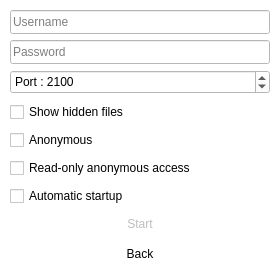
<?xml version="1.0" encoding="UTF-8"?>
<ui version="4.0">
 <class>nFtpControl</class>
 <widget class="QSplitter" name="nFtpControl">
  <property name="geometry">
   <rect>
    <x>0</x>
    <y>0</y>
    <width>280</width>
    <height>280</height>
   </rect>
  </property>
  <property name="windowTitle">
   <string>Ftp Server Controller</string>
  </property>
  <property name="toolTip">
   <string>Ftp Server Controller</string>
  </property>
  <property name="statusTip">
   <string>Ftp Server Controller</string>
  </property>
  <property name="whatsThis">
   <string>Ftp Server Controller</string>
  </property>
  <property name="styleSheet">
   <string notr="true">background-color: rgb(255, 255, 255);</string>
  </property>
  <property name="orientation">
   <enum>Qt::Horizontal</enum>
  </property>
  <widget class="QStackedWidget" name="Stacked">
   <widget class="QWidget" name="Security">
    <widget class="QLineEdit" name="Username">
     <property name="geometry">
      <rect>
       <x>10</x>
       <y>10</y>
       <width>260</width>
       <height>24</height>
      </rect>
     </property>
     <property name="placeholderText">
      <string>Username</string>
     </property>
    </widget>
    <widget class="QLineEdit" name="Password">
     <property name="geometry">
      <rect>
       <x>10</x>
       <y>40</y>
       <width>260</width>
       <height>24</height>
      </rect>
     </property>
     <property name="echoMode">
      <enum>QLineEdit::Password</enum>
     </property>
     <property name="placeholderText">
      <string>Password</string>
     </property>
    </widget>
    <widget class="QCheckBox" name="Hidden">
     <property name="geometry">
      <rect>
       <x>10</x>
       <y>100</y>
       <width>260</width>
       <height>24</height>
      </rect>
     </property>
     <property name="text">
      <string>Show hidden files</string>
     </property>
     <property name="checked">
      <bool>false</bool>
     </property>
    </widget>
    <widget class="QCheckBox" name="Anonymous">
     <property name="geometry">
      <rect>
       <x>10</x>
       <y>128</y>
       <width>260</width>
       <height>24</height>
      </rect>
     </property>
     <property name="text">
      <string>Anonymous</string>
     </property>
    </widget>
    <widget class="QCheckBox" name="ReadOnly">
     <property name="geometry">
      <rect>
       <x>10</x>
       <y>156</y>
       <width>260</width>
       <height>24</height>
      </rect>
     </property>
     <property name="text">
      <string>Read-only anonymous access</string>
     </property>
    </widget>
    <widget class="QPushButton" name="Start">
     <property name="enabled">
      <bool>false</bool>
     </property>
     <property name="geometry">
      <rect>
       <x>10</x>
       <y>210</y>
       <width>260</width>
       <height>28</height>
      </rect>
     </property>
     <property name="text">
      <string>Start</string>
     </property>
     <property name="icon">
      <iconset>
       <normaloff>:/images/yes.png</normaloff>
       <activeoff>:/images/yes.png</activeoff>:/images/yes.png</iconset>
     </property>
     <property name="checkable">
      <bool>true</bool>
     </property>
     <property name="default">
      <bool>false</bool>
     </property>
     <property name="flat">
      <bool>true</bool>
     </property>
    </widget>
    <widget class="QPushButton" name="Back">
     <property name="geometry">
      <rect>
       <x>10</x>
       <y>240</y>
       <width>260</width>
       <height>28</height>
      </rect>
     </property>
     <property name="text">
      <string>Back</string>
     </property>
     <property name="icon">
      <iconset>
       <normaloff>:/images/projectup.png</normaloff>:/images/projectup.png</iconset>
     </property>
     <property name="flat">
      <bool>true</bool>
     </property>
    </widget>
    <widget class="QSpinBox" name="Port">
     <property name="geometry">
      <rect>
       <x>10</x>
       <y>70</y>
       <width>260</width>
       <height>24</height>
      </rect>
     </property>
     <property name="alignment">
      <set>Qt::AlignLeading|Qt::AlignLeft|Qt::AlignVCenter</set>
     </property>
     <property name="prefix">
      <string>Port : </string>
     </property>
     <property name="minimum">
      <number>1</number>
     </property>
     <property name="maximum">
      <number>65535</number>
     </property>
     <property name="value">
      <number>2100</number>
     </property>
    </widget>
    <widget class="QCheckBox" name="Startup">
     <property name="geometry">
      <rect>
       <x>10</x>
       <y>184</y>
       <width>260</width>
       <height>24</height>
      </rect>
     </property>
     <property name="text">
      <string>Automatic startup</string>
     </property>
    </widget>
   </widget>
   <widget class="QWidget" name="Folders">
    <widget class="QTableWidget" name="sharedFolders">
     <property name="geometry">
      <rect>
       <x>10</x>
       <y>40</y>
       <width>260</width>
       <height>190</height>
      </rect>
     </property>
     <property name="selectionMode">
      <enum>QAbstractItemView::SingleSelection</enum>
     </property>
     <property name="selectionBehavior">
      <enum>QAbstractItemView::SelectRows</enum>
     </property>
     <attribute name="horizontalHeaderStretchLastSection">
      <bool>true</bool>
     </attribute>
     <column>
      <property name="text">
       <string>Name</string>
      </property>
     </column>
     <column>
      <property name="text">
       <string>Write access</string>
      </property>
     </column>
     <column>
      <property name="text">
       <string>Path</string>
      </property>
     </column>
    </widget>
    <widget class="QLabel" name="label">
     <property name="geometry">
      <rect>
       <x>10</x>
       <y>10</y>
       <width>260</width>
       <height>24</height>
      </rect>
     </property>
     <property name="text">
      <string>Shared folders:</string>
     </property>
    </widget>
    <widget class="QPushButton" name="bAdd">
     <property name="geometry">
      <rect>
       <x>10</x>
       <y>240</y>
       <width>126</width>
       <height>29</height>
      </rect>
     </property>
     <property name="text">
      <string>Add</string>
     </property>
     <property name="icon">
      <iconset>
       <normaloff>:/icons/list-add.png</normaloff>:/icons/list-add.png</iconset>
     </property>
    </widget>
    <widget class="QPushButton" name="bRemove">
     <property name="geometry">
      <rect>
       <x>144</x>
       <y>240</y>
       <width>126</width>
       <height>29</height>
      </rect>
     </property>
     <property name="text">
      <string>Remove</string>
     </property>
     <property name="icon">
      <iconset>
       <normaloff>:/icons/list-remove.png</normaloff>:/icons/list-remove.png</iconset>
     </property>
    </widget>
   </widget>
   <widget class="QTableWidget" name="Connections">
    <property name="columnCount">
     <number>3</number>
    </property>
    <column/>
    <column/>
    <column/>
   </widget>
   <widget class="QWidget" name="Stats">
    <widget class="QGraphicsView" name="chart">
     <property name="geometry">
      <rect>
       <x>10</x>
       <y>170</y>
       <width>260</width>
       <height>100</height>
      </rect>
     </property>
     <property name="verticalScrollBarPolicy">
      <enum>Qt::ScrollBarAlwaysOff</enum>
     </property>
     <property name="horizontalScrollBarPolicy">
      <enum>Qt::ScrollBarAlwaysOff</enum>
     </property>
     <property name="interactive">
      <bool>false</bool>
     </property>
     <property name="alignment">
      <set>Qt::AlignBottom|Qt::AlignLeading|Qt::AlignLeft</set>
     </property>
     <property name="renderHints">
      <set>QPainter::Antialiasing|QPainter::TextAntialiasing</set>
     </property>
    </widget>
    <widget class="QTableWidget" name="stats">
     <property name="geometry">
      <rect>
       <x>10</x>
       <y>10</y>
       <width>260</width>
       <height>150</height>
      </rect>
     </property>
     <property name="maximumSize">
      <size>
       <width>16777215</width>
       <height>150</height>
      </size>
     </property>
     <property name="editTriggers">
      <set>QAbstractItemView::NoEditTriggers</set>
     </property>
     <property name="selectionMode">
      <enum>QAbstractItemView::SingleSelection</enum>
     </property>
     <property name="selectionBehavior">
      <enum>QAbstractItemView::SelectRows</enum>
     </property>
     <attribute name="horizontalHeaderVisible">
      <bool>false</bool>
     </attribute>
     <attribute name="horizontalHeaderDefaultSectionSize">
      <number>300</number>
     </attribute>
     <attribute name="horizontalHeaderStretchLastSection">
      <bool>true</bool>
     </attribute>
     <attribute name="verticalHeaderDefaultSectionSize">
      <number>28</number>
     </attribute>
     <row>
      <property name="text">
       <string>Total sent</string>
      </property>
     </row>
     <row>
      <property name="text">
       <string>Total received</string>
      </property>
     </row>
     <row>
      <property name="text">
       <string>Connections</string>
      </property>
     </row>
     <row>
      <property name="text">
       <string>Max connections</string>
      </property>
     </row>
     <row>
      <property name="text">
       <string>Total connections</string>
      </property>
     </row>
     <column>
      <property name="text">
       <string/>
      </property>
     </column>
    </widget>
   </widget>
   <widget class="QWidget" name="Search">
    <widget class="QTableWidget" name="results">
     <property name="geometry">
      <rect>
       <x>10</x>
       <y>80</y>
       <width>260</width>
       <height>190</height>
      </rect>
     </property>
     <property name="selectionMode">
      <enum>QAbstractItemView::SingleSelection</enum>
     </property>
     <property name="selectionBehavior">
      <enum>QAbstractItemView::SelectRows</enum>
     </property>
     <attribute name="horizontalHeaderStretchLastSection">
      <bool>true</bool>
     </attribute>
     <attribute name="verticalHeaderDefaultSectionSize">
      <number>20</number>
     </attribute>
     <column>
      <property name="text">
       <string>computer</string>
      </property>
     </column>
     <column>
      <property name="text">
       <string>file</string>
      </property>
     </column>
    </widget>
    <widget class="QLineEdit" name="expression">
     <property name="geometry">
      <rect>
       <x>10</x>
       <y>10</y>
       <width>260</width>
       <height>24</height>
      </rect>
     </property>
     <property name="placeholderText">
      <string>Expression</string>
     </property>
    </widget>
    <widget class="QPushButton" name="bSearch">
     <property name="geometry">
      <rect>
       <x>10</x>
       <y>40</y>
       <width>130</width>
       <height>30</height>
      </rect>
     </property>
     <property name="text">
      <string>Search</string>
     </property>
     <property name="icon">
      <iconset>
       <normaloff>:/icons/find.png</normaloff>:/icons/find.png</iconset>
     </property>
    </widget>
    <widget class="QPushButton" name="bStop">
     <property name="enabled">
      <bool>false</bool>
     </property>
     <property name="geometry">
      <rect>
       <x>140</x>
       <y>40</y>
       <width>130</width>
       <height>30</height>
      </rect>
     </property>
     <property name="text">
      <string>Stop</string>
     </property>
     <property name="icon">
      <iconset>
       <normaloff>:/icons/cancel.png</normaloff>:/icons/cancel.png</iconset>
     </property>
    </widget>
   </widget>
  </widget>
 </widget>
 <resources>
  <include location="../../Images/Branon.qrc"/>
 </resources>
 <connections>
  <connection>
   <sender>Start</sender>
   <signal>toggled(bool)</signal>
   <receiver>nFtpControl</receiver>
   <slot>begin(bool)</slot>
   <hints>
    <hint type="sourcelabel">
     <x>139</x>
     <y>213</y>
    </hint>
    <hint type="destinationlabel">
     <x>139</x>
     <y>139</y>
    </hint>
   </hints>
  </connection>
  <connection>
   <sender>Port</sender>
   <signal>valueChanged(int)</signal>
   <receiver>nFtpControl</receiver>
   <slot>PortChanged(int)</slot>
   <hints>
    <hint type="sourcelabel">
     <x>139</x>
     <y>81</y>
    </hint>
    <hint type="destinationlabel">
     <x>139</x>
     <y>139</y>
    </hint>
   </hints>
  </connection>
  <connection>
   <sender>Username</sender>
   <signal>editingFinished()</signal>
   <receiver>nFtpControl</receiver>
   <slot>Accounts()</slot>
   <hints>
    <hint type="sourcelabel">
     <x>139</x>
     <y>21</y>
    </hint>
    <hint type="destinationlabel">
     <x>139</x>
     <y>139</y>
    </hint>
   </hints>
  </connection>
  <connection>
   <sender>Password</sender>
   <signal>editingFinished()</signal>
   <receiver>nFtpControl</receiver>
   <slot>Accounts()</slot>
   <hints>
    <hint type="sourcelabel">
     <x>139</x>
     <y>51</y>
    </hint>
    <hint type="destinationlabel">
     <x>139</x>
     <y>139</y>
    </hint>
   </hints>
  </connection>
  <connection>
   <sender>Hidden</sender>
   <signal>stateChanged(int)</signal>
   <receiver>nFtpControl</receiver>
   <slot>Options(int)</slot>
   <hints>
    <hint type="sourcelabel">
     <x>139</x>
     <y>121</y>
    </hint>
    <hint type="destinationlabel">
     <x>139</x>
     <y>139</y>
    </hint>
   </hints>
  </connection>
  <connection>
   <sender>Anonymous</sender>
   <signal>stateChanged(int)</signal>
   <receiver>nFtpControl</receiver>
   <slot>Options(int)</slot>
   <hints>
    <hint type="sourcelabel">
     <x>139</x>
     <y>151</y>
    </hint>
    <hint type="destinationlabel">
     <x>139</x>
     <y>139</y>
    </hint>
   </hints>
  </connection>
  <connection>
   <sender>ReadOnly</sender>
   <signal>stateChanged(int)</signal>
   <receiver>nFtpControl</receiver>
   <slot>Options(int)</slot>
   <hints>
    <hint type="sourcelabel">
     <x>139</x>
     <y>181</y>
    </hint>
    <hint type="destinationlabel">
     <x>139</x>
     <y>139</y>
    </hint>
   </hints>
  </connection>
  <connection>
   <sender>bRemove</sender>
   <signal>clicked()</signal>
   <receiver>nFtpControl</receiver>
   <slot>removeFolder()</slot>
   <hints>
    <hint type="sourcelabel">
     <x>59</x>
     <y>254</y>
    </hint>
    <hint type="destinationlabel">
     <x>139</x>
     <y>139</y>
    </hint>
   </hints>
  </connection>
  <connection>
   <sender>bAdd</sender>
   <signal>clicked()</signal>
   <receiver>nFtpControl</receiver>
   <slot>addFolder()</slot>
   <hints>
    <hint type="sourcelabel">
     <x>59</x>
     <y>254</y>
    </hint>
    <hint type="destinationlabel">
     <x>139</x>
     <y>139</y>
    </hint>
   </hints>
  </connection>
  <connection>
   <sender>sharedFolders</sender>
   <signal>itemChanged(QTableWidgetItem*)</signal>
   <receiver>nFtpControl</receiver>
   <slot>editFolder(QTableWidgetItem*)</slot>
   <hints>
    <hint type="sourcelabel">
     <x>139</x>
     <y>134</y>
    </hint>
    <hint type="destinationlabel">
     <x>139</x>
     <y>139</y>
    </hint>
   </hints>
  </connection>
  <connection>
   <sender>sharedFolders</sender>
   <signal>itemClicked(QTableWidgetItem*)</signal>
   <receiver>nFtpControl</receiver>
   <slot>editPath(QTableWidgetItem*)</slot>
   <hints>
    <hint type="sourcelabel">
     <x>139</x>
     <y>134</y>
    </hint>
    <hint type="destinationlabel">
     <x>139</x>
     <y>139</y>
    </hint>
   </hints>
  </connection>
  <connection>
   <sender>Back</sender>
   <signal>clicked()</signal>
   <receiver>nFtpControl</receiver>
   <slot>Backward()</slot>
   <hints>
    <hint type="sourcelabel">
     <x>139</x>
     <y>253</y>
    </hint>
    <hint type="destinationlabel">
     <x>139</x>
     <y>139</y>
    </hint>
   </hints>
  </connection>
  <connection>
   <sender>bSearch</sender>
   <signal>clicked()</signal>
   <receiver>nFtpControl</receiver>
   <slot>SearchFile()</slot>
   <hints>
    <hint type="sourcelabel">
     <x>74</x>
     <y>54</y>
    </hint>
    <hint type="destinationlabel">
     <x>139</x>
     <y>139</y>
    </hint>
   </hints>
  </connection>
  <connection>
   <sender>bStop</sender>
   <signal>clicked()</signal>
   <receiver>nFtpControl</receiver>
   <slot>StopSearch()</slot>
   <hints>
    <hint type="sourcelabel">
     <x>204</x>
     <y>54</y>
    </hint>
    <hint type="destinationlabel">
     <x>139</x>
     <y>139</y>
    </hint>
   </hints>
  </connection>
  <connection>
   <sender>results</sender>
   <signal>cellDoubleClicked(int,int)</signal>
   <receiver>nFtpControl</receiver>
   <slot>openResult(int,int)</slot>
   <hints>
    <hint type="sourcelabel">
     <x>139</x>
     <y>174</y>
    </hint>
    <hint type="destinationlabel">
     <x>139</x>
     <y>139</y>
    </hint>
   </hints>
  </connection>
  <connection>
   <sender>Startup</sender>
   <signal>stateChanged(int)</signal>
   <receiver>nFtpControl</receiver>
   <slot>Options(int)</slot>
   <hints>
    <hint type="sourcelabel">
     <x>139</x>
     <y>195</y>
    </hint>
    <hint type="destinationlabel">
     <x>139</x>
     <y>139</y>
    </hint>
   </hints>
  </connection>
 </connections>
</ui>
